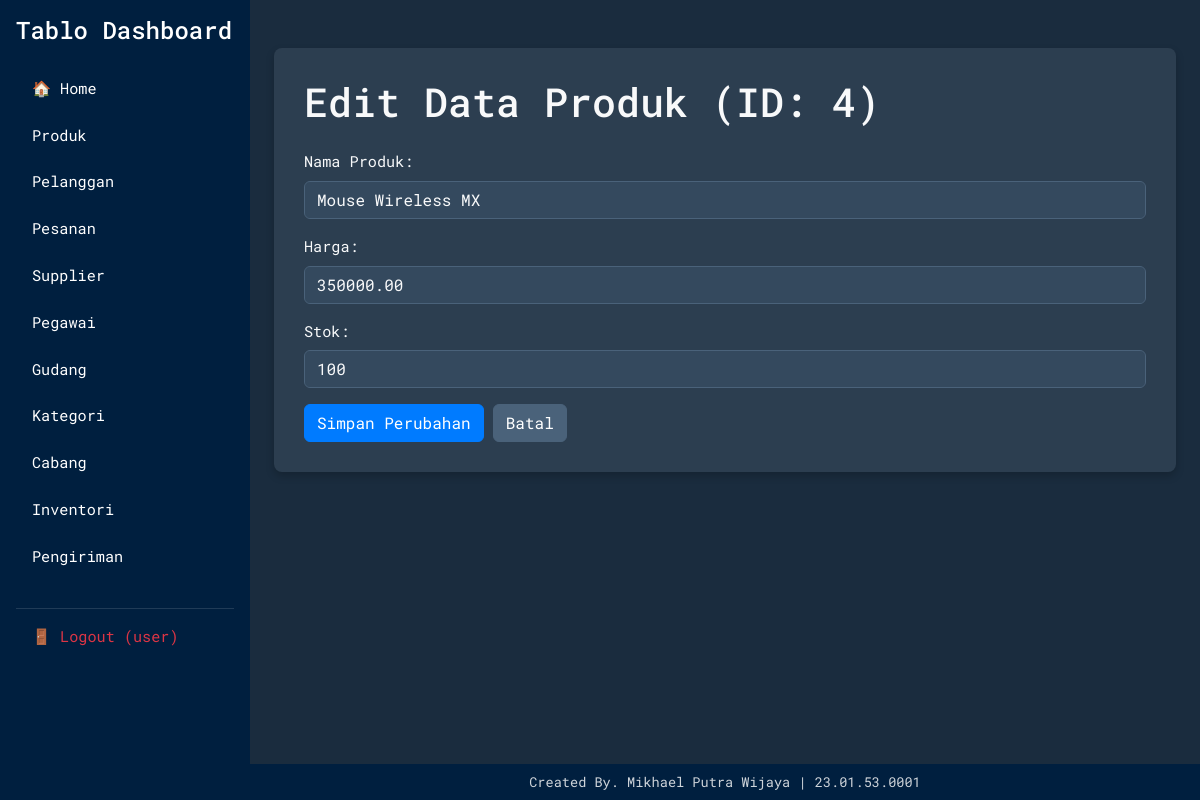
/edit.php?table=produk&id=4 (signed in), run on the app's committed database.
### tables this page shows
CREATE TABLE `produk` (
  `id` int(11) NOT NULL,
  `nama_produk` varchar(255) NOT NULL,
  `harga` decimal(10,2) NOT NULL,
  `stok` int(11) NOT NULL
);

### config.php (called while the page is built, shortened)
<?php
$tables = [
    'produk' => ['nama_produk', 'harga', 'stok'],
    'pelanggan' => ['nama_pelanggan', 'alamat', 'email', 'telepon'],
    'pesanan' => ['tgl_pesanan', 'id_pelanggan', 'total_harga', 'status'],
    'supplier' => ['nama_supplier', 'kontak', 'kota'],
    'pegawai' => ['nama_pegawai', 'jabatan', 'tgl_masuk'],
    'gudang' => ['lokasi', 'kapasitas', 'status_gudang'],
    'kategori' => ['nama_kategori', 'keterangan'],
    'cabang' => ['nama_cabang', 'alamat_cabang'],
    'inventori' => ['nama_barang', 'jumlah', 'tgl_update'],
    'pengiriman' => ['no_resi', 'id_pesanan', 'kurir', 'tujuan'],
];
function getTableFields($tableName) {
    global $tables;
    return $tables[$tableName] ?? null;
}
?>

### edit.php (the view, shortened to what this page needs)
<?php
include 'koneksi.php';
include 'config.php';
$id = $_GET['id'] ?? null;
$tableName = $_GET['table'] ?? null;
$fields = getTableFields($tableName);
$data = false; $status_message = ''; $isError = false;
if ($id) {
    $field_list = implode(', ', $fields); $sql_select = "SELECT id, $field_list FROM $tableName WHERE id = ?";
    $stmt_select = $koneksi->prepare($sql_select); if ($stmt_select === false) { die("Error SELECT: " . $koneksi->error); }
    $stmt_select->bind_param("i", $id); $stmt_select->execute(); $result = $stmt_select->get_result();
    $data = $result->fetch_assoc(); $stmt_select->close();
} else { die("ID dan Tabel harus disertakan untuk melakukan edit."); }
?>
<!DOCTYPE html>
<html lang="en">
<head>
    <link href="https://cdn.jsdelivr.net/npm/bootstrap@5.3.3/dist/css/bootstrap.min.css" rel="stylesheet">
    <link rel="stylesheet" href="style.css">
</head>
<body>
    <div class="d-flex">
        <?php include 'menu.php'; ?>
        <div class="content flex-grow-1 p-4" style="margin-left: 250px;">
            <div class="container mt-4">
                <h1 class="mb-4">Edit Data <?php echo ucwords(str_replace('_', ' ', $tableName)); ?> (ID: <?php echo $id; ?>)</h1>
                <form method="POST" action="edit.php?table=<?php echo $tableName; ?>&id=<?php echo $id; ?>">
                    <?php
                    foreach ($fields as $field):
                        $label = ucwords(str_replace('_', ' ', $field)); $input_type = 'text'; $step = 'any';
                        if (strpos($field, 'tgl') !== false || strpos($field, 'tanggal') !== false || strpos($field, 'masuk') !== false) { $input_type = 'date'; }
                        elseif (strpos($field, 'update') !== false) { $input_type = 'datetime-local'; }
                        elseif (strpos($field, 'email') !== false) { $input_type = 'email'; }
                        elseif (strpos($field, 'harga') !== false || strpos($field, 'total') !== false) { $input_type = 'number'; $step = '0.01'; }
                        elseif (strpos($field, 'stok') !== false || strpos($field, 'jumlah') !== false || strpos($field, 'kapasitas') !== false || strpos($field, 'id_') !== false) { $input_type = 'number'; $step = '1'; }
                        $value = htmlspecialchars($data[$field] ?? '');
                    ?>
                    <div class="mb-3">
                        <label for="<?php echo $field; ?>" class="form-label"><?php echo $label; ?>:</label>
                        <input type="<?php echo $input_type; ?>" class="form-control" id="<?php echo $field; ?>" name="<?php echo $field; ?>" value="<?php echo $value; ?>" <?php if ($input_type == 'number') echo 'step="' . $step . '"'; ?> required>
                    </div>
                    <?php endforeach; ?>
                    <button type="submit" class="btn btn-primary">Simpan Perubahan</button>
                    <a href="data_tabel.php?table=<?php echo $tableName; ?>" class="btn btn-secondary">Batal</a>
                </form>
            </div>
        </div>
    </div>
        <footer class="app-footer text-center">
        <div class="footer-content">
            Created By. Mikhael Putra Wijaya | 23.01.53.0001
        </div>
    </footer>
</body>
</html>

### style.css (style rules this page uses)
body { background-color: #1a2c3e; color: #f8f9fa; font-family: 'Roboto Mono', monospace; padding-bottom: 50px; font-size: 0.95rem; }
.container, .content .container { background-color: #2c3e50; border-radius: 8px; box-shadow: 0 4px 8px rgba(0, 0, 0, 0.2); padding: 30px; }
.btn-primary { background-color: #007bff; border-color: #007bff; }
.btn-secondary { background-color: #4a627a; border-color: #4a627a; }
.form-control { background-color: #34495e; color: #f8f9fa; border: 1px solid #4a627a; }
.form-control::placeholder { color: #ced4da !important; opacity: 1; }
.app-footer { background-color: #001f3f; color: #ced4da; font-size: 0.85rem; width: 100%; position: fixed; bottom: 0; left: 0; z-index: 100; }
.app-footer .footer-content { margin-left: 250px; padding: 8px 15px; display: block; }

### data on the page
produk: nama_produk "Mouse Wireless MX", harga "350000.00", stok "100"

### other printed values
$display_name "Produk"
$display_name "Pelanggan"
$display_name "Pesanan"
$display_name "Supplier"
$display_name "Pegawai"
$display_name "Gudang"
$display_name "Kategori"
$display_name "Cabang"
$display_name "Inventori"
$display_name "Pengiriman"
$username_display "(user)"
str_replace('_', ' ', $tableName) "Produk"
$id "4"
$label "Nama Produk"
$label "Harga"
